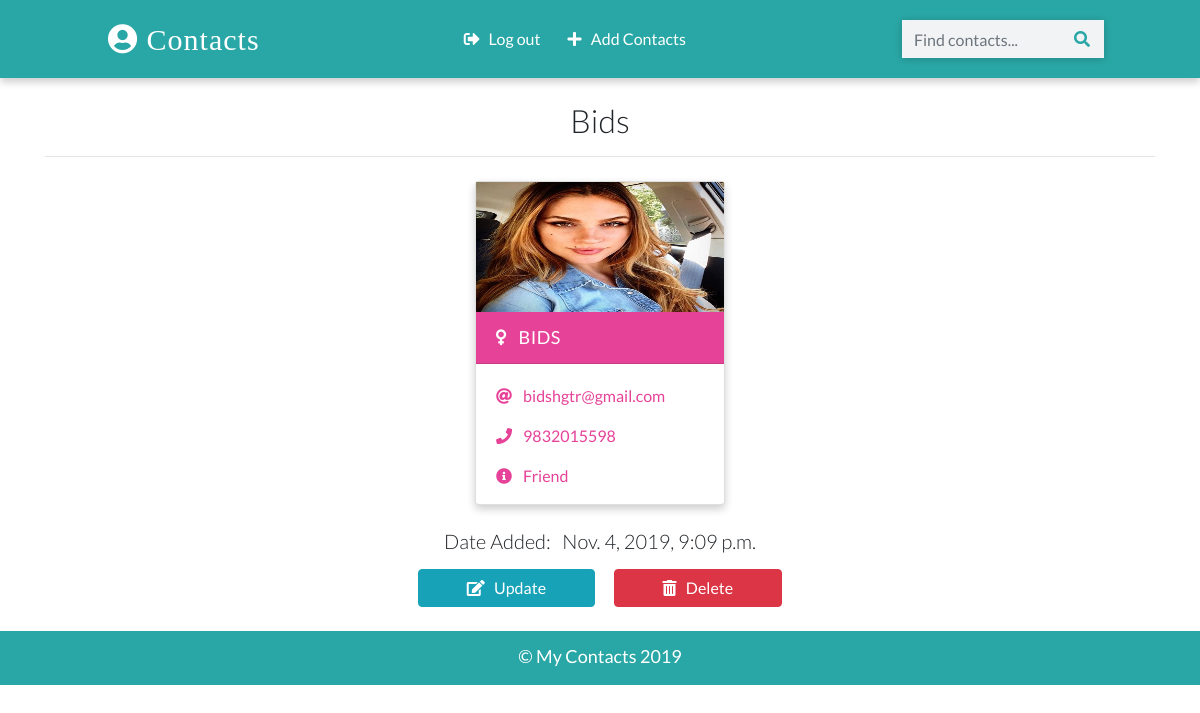
Page /detail/20/ (signed in) on the committed database.
### contactapp/models.py (models this page shows, shortened)
class Contact(models.Model):
    manager = models.ForeignKey(User, on_delete=models.CASCADE, default=None)
    name = models.CharField(max_length=20)
    email = models.EmailField(max_length=100)
    phone = models.IntegerField()
    info = models.CharField(max_length=30)
    gender = models.CharField(max_length=50, choices=(
        ('male','Male'),
        ('female','Female')
    ))
    image = models.ImageField(upload_to='images/',blank=True)
    date_added = models.DateTimeField(default=datetime.now)
    class Meta:
        ordering = ['-id']

### contactapp/views.py (the view)
# urls.py: path('detail/<int:pk>/', views.ContactDetailView.as_view(), name="detail"),
class ContactDetailView(LoginRequiredMixin, DetailView):
    template_name = 'detail.html'
    model = Contact
    context_object_name = 'contact'

### templates/detail.html (shortened to what this page needs)
{% extends 'base.html' %}
{% load static %}
{% block content %}
{% if contact.manager == request.user %}
    <div class="container">
      <h2 class="heading font-weight-light text-center">{{contact.name}}</h2>
      <hr />
    </div>
    <div class="container main-part">
      {% include 'partials/_card.html' %}
    </div>
    <div class="container mt-3">
    <h5 class="text-center my-3 font-weight-light">Date Added: &nbsp; {{contact.date_added}}</h5>
      <p class="text-center text-light">
      <a class="btn btn-info px-5" href="{% url 'update' contact.id %}" >
      <i class="fas fa-edit"></i> &nbsp; Update
      </a>
      <a class="btn btn-danger px-5" href="{% url 'delete' contact.id %}">
        <i class="fas fa-trash-alt"></i> &nbsp; Delete
      </a>
      </p>
    </div>
{% else %}
  <div class="container">
      <h2 class="heading font-weight-light text-center">You don't have access to this page!</h2>
      <hr />
    </div>
{% endif %}
{% endblock content %}

### templates/partials/_card.html
{% load static %}
{% if contact.gender == 'male' %}
  <div class="card my-2 mx-2 boy-card">
    <img src="{% if contact.image %}
    {{contact.image.url}}
    {% else %}
    {% static '/images/boy.png' %}
    {% endif %}" class="img-fluid" />
    <div class="card-header">
      <a href="{% url 'detail' contact.id %}" class="text-white header-link"
        ><i class="fas fa-mars mr-2"></i> {{contact.name}}</a
      >
    </div>
    <div class="card-body pb-0">
      <p>
        <i class="fas fa-at mr-2"></i>
        <a href="mailto:{{contact.email}}">{{contact.email}}</a>
      </p>
      <p>
        <i class="fas fa-phone mr-2"></i>
        <a href="tel:{{contact.phone}}">{{contact.phone}}</a>
      </p>
      <p><i class="fas fa-info-circle mr-2"></i> {{contact.info}}</p>
    </div>
  </div>
  {% else %}
  <div class="card my-2 mx-2 girl-card">
    <img src="{% if contact.image %}
    {{contact.image.url}}
    {% else %}
    {% static '/images/girl.png' %}
    {% endif %}" class="img-fluid" />
    <div class="card-header">
      <a href="{% url 'detail' contact.id %}" class="text-white header-link">
      <i class="fas fa-venus mr-2"></i> {{contact.name}}</a>
    </div>
    <div class="card-body pb-0">
      <p>
        <i class="fas fa-at mr-2"></i>
        <a href="mailto:{{contact.email}}">{{contact.email}}</a>
      </p>
      <p>
        <i class="fas fa-phone mr-2"></i>
        <a href="tel:{{contact.phone}}">{{contact.phone}}</a>
      </p>
      <p><i class="fas fa-info-circle mr-2"></i> {{contact.info}}</p>
    </div>
  </div>
{% endif %}

### static/css/main.css (style rules this page uses)
:root { --back: #29a7a6; --girl: #e64298; --boy: #2874dd; }
body { font-family: Lato, sans-serif; }
.card { box-shadow: 0 4px 8px 0 rgba(0, 0, 0, 0.2); transition: 0.3s; min-width: 250px; box-sizing: border-box; }
img { height: 130px !important; }
.card-header { font-size: 18px; letter-spacing: 0.5px; text-transform: uppercase; }
.girl-card .card-header { background-color: var(--girl); }
.girl-card .card-body, .girl-card .card-body p a { color: var(--girl); }
.card-body p { cursor: pointer; }
.main-part { display: flex; flex-wrap: wrap; justify-content: space-evenly; }

### rows in the picture
Contact: name "Bids", image (picture), name "BIDS", email "bidshgtr@gmail.com", phone "9832015598", info "Friend", date_added "Nov. 4, 2019, 9:09 p.m."
